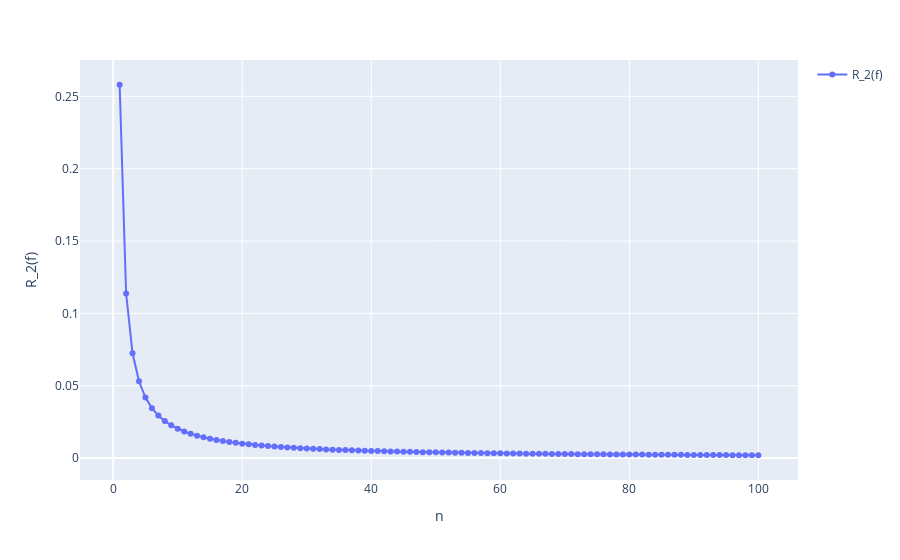

Write notebook code for a chart like this one.
### Markdown cell above
### 2. Формула правых прямоугольников

### Code cell
R_f = []

for i in range(1, 101):
    result = abs(integral - right_rectangles_formula(i, a, b))
    R_f.append(result)

figure = px.line(x=[i for i in range(1, 101)], y=R_f, markers=True)
figure.update_traces(name="R_2(f)", showlegend=True)
figure.update_layout(xaxis_title="n", yaxis_title="R_2(f)")
figure.show()
